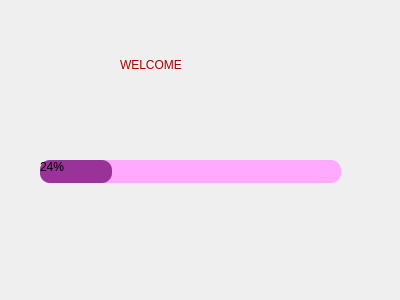
<?xml version="1.0" encoding="UTF-8"?>
<ui version="4.0">
 <class>Form</class>
 <widget class="QWidget" name="Form">
  <property name="geometry">
   <rect>
    <x>0</x>
    <y>0</y>
    <width>400</width>
    <height>300</height>
   </rect>
  </property>
  <property name="windowTitle">
   <string>Form</string>
  </property>
  <widget class="QLabel" name="label">
   <property name="geometry">
    <rect>
     <x>120</x>
     <y>50</y>
     <width>91</width>
     <height>31</height>
    </rect>
   </property>
   <property name="text">
    <string>&lt;html&gt;&lt;head/&gt;&lt;body&gt;&lt;p&gt;&lt;span style=&quot; color:#aa0000;&quot;&gt;      WELCOME&lt;/span&gt;&lt;/p&gt;&lt;/body&gt;&lt;/html&gt;</string>
   </property>
  </widget>
  <widget class="QProgressBar" name="progressBar">
   <property name="geometry">
    <rect>
     <x>40</x>
     <y>160</y>
     <width>301</width>
     <height>23</height>
    </rect>
   </property>
   <property name="styleSheet">
    <string notr="true">QProgressBar{
    border-radius:10px;
    
	background-color: rgb(255, 170, 255);
}

QProgressBar::chunk{
    border-radius:10px;
   
	background-color: rgb(153, 51, 153);
}
</string>
   </property>
   <property name="value">
    <number>24</number>
   </property>
  </widget>
 </widget>
 <resources/>
 <connections/>
</ui>
